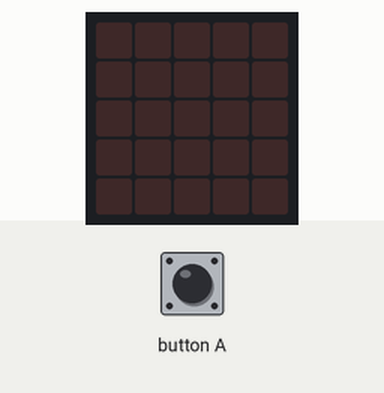
This program was run on a simulated BBC micro:bit (MakeCode). On the bench: the board's 5×5 LED display. Inputs (shaded band) come from the test bench.

Above: at 1.2 s.
1.3 s: button A pressed for 0.15 s
At 5.8 s:
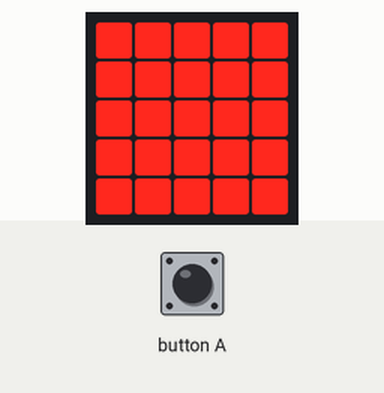
Timing chart, 0 to 7.3 s (numbered marks = the images above; inputs shaded):
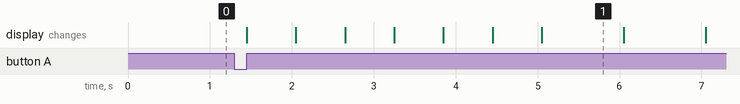

Measured:
- after the input at 1.3 s, the display: changes after 0.15 s (image 1)
- what the display in image 1 shows lasts 1.0 s, from 5.1 s to 6.1 s

The program:

main.ts
```typescript
input.onButtonPressed(Button.A, function () {
    letteraS()
    letteraO()
    letteraS()
})
function letteraO () {
    // lettera O
    for (let index = 0; index < 3; index++) {
        // punto lungo
        basic.showLeds(`
            # # # # #
            # # # # #
            # # # # #
            # # # # #
            # # # # #
            `)
        basic.pause(pausaLunga)
        basic.showLeds(`
            . . . . .
            . . . . .
            . . . . .
            . . . . .
            . . . . .
            `)
        basic.pause(pausaLunga)
    }
}
function letteraS () {
    // lettera S
    for (let index = 0; index < 3; index++) {
        // punto breve
        basic.showLeds(`
            # # # # #
            # # # # #
            # # # # #
            # # # # #
            # # # # #
            `)
        basic.pause(pausaBreve)
        basic.showLeds(`
            . . . . .
            . . . . .
            . . . . .
            . . . . .
            . . . . .
            `)
        basic.pause(pausaBreve)
    }
}
let pausaLunga = 0
let pausaBreve = 0
pausaBreve = 200
pausaLunga = 600
basic.forever(function () {

})
```

test.ts
```typescript
// i test vanno qui; questi non saranno compilati quando questo pacchetto viene usato come estensione.
```
